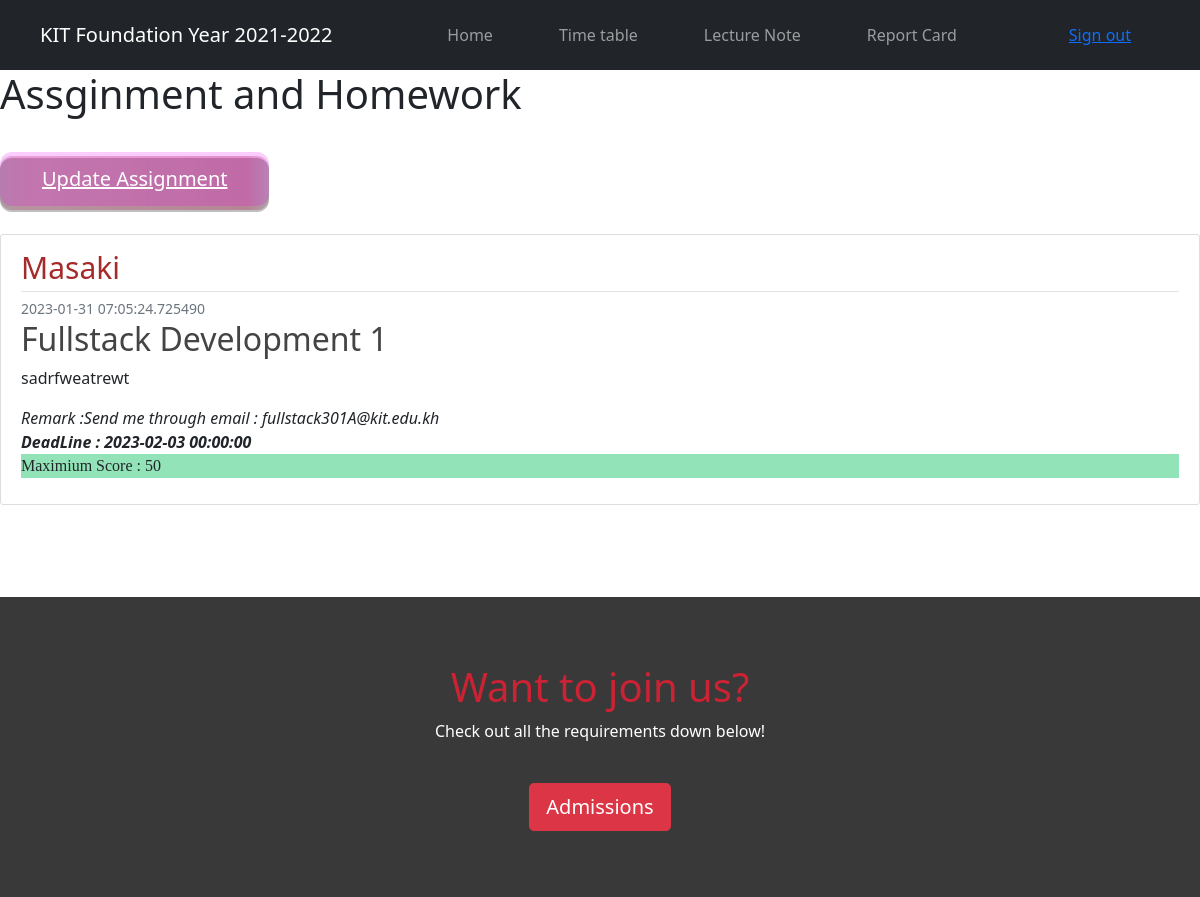
Screenshot of /post/2 with the database file from the repository.
### flaskblog/model.py (models this page shows, shortened)
class User(db.Model,UserMixin):
    id=db.Column(db.Integer,primary_key=True)
    name = db.Column(db.String(20),unique=True,nullable=False)
    email = db.Column(db.String(120),unique=True,nullable=False)
    image_file = db.Column(db.String(20),nullable=False,default='default.jpg')
    password=db.Column(db.String(60),nullable=False)
    posts = db.relationship('Post',backref='author',lazy=True)
    students = db.relationship('Student',backref='author',lazy=True)

class Post(db.Model):
    id=db.Column(db.Integer,primary_key=True)
    course_id=db.Column(db.String(100),nullable=False)
    course_title = db.Column(db.String(100),nullable=False)
    date_posted =db.Column(db.DateTime,nullable=False,default=datetime.datetime.utcnow())
    deadline = db.Column(db.DateTime,nullable=False)
    content = db.Column(db.Text,nullable=False)
    max_score = db.Column(db.Integer,nullable=False)
    remark = db.Column(db.Text,nullable=False)
    user_id = db.Column(db.Integer,db.ForeignKey('user.id'),nullable=False)

### flaskblog/route.py (the view)
@app.route("/post/<int:post_id>")
def post(post_id):
    post = Post.query.get_or_404(post_id)#show error
    return render_template('u_lecture.html',post=post)

### flaskblog/templates/u_lecture.html (shortened to what this page needs)
<!doctype html>
<html lang="en">
<head>
    <link rel="stylesheet"  type="text/css" href="{{ url_for('static', filename='main.css') }}">
    <link href="https://cdn.jsdelivr.net/npm/bootstrap@5.3.0-alpha1/dist/css/bootstrap.min.css" rel="stylesheet"
>
    <link href="https://maxcdn.bootstrapcdn.com/bootstrap/4.0.0-beta.3/css/bootstrap.min.css" rel="stylesheet" />
    <link href="https://cdn.jsdelivr.net/npm/bootstrap@5.0.2/dist/css/bootstrap.min.css" rel="stylesheet"
>
</head>
<body>
    <section>
        <nav class="navbar navbar-expand-lg navbar-dark bg-dark">
            <div class="container-fluid">
                <a class="navbar-brand" href="home">KIT Foundation Year 2021-2022</a>
                <div class="collapse navbar-collapse top_nav" id="navbarSupportedContent">
                    <ul class="navbar-nav mx-auto ">
                        <li class="nav-item">
                            <a href="home" class="nav-link">Home</a>
                        </li>
                        <li class="nav-item "><a href="timetable" class="nav-link">Time table</a>
                        </li>
                        <li class="nav-item "><a href="lecturenote" class="nav-link">Lecture Note</a>
                        </li>
                        <li class="nav-item "><a href="reportcard" class="nav-link">Report Card</a>
                        </li>
                    </ul>
                    <ul class="navbar navbar-nav navbar-right" style="display:flex;">
                        <li>
                            <button class="btn top_login" style="color: white">
                                <a href="signout">Sign out</a>
                            </button>
                        </li>
                    </ul>
                </div>
            </div>
        </nav>
    </section>
    <h1>Assginment and Homework</h1>
<button class="button-82-pushable" role="button">
    <span class="button-82-shadow"></span>
    <span class="button-82-edge"></span>
    <a href="" class="button-82-front text">
      Update Assignment
    </a>
  </button>
  <br><br>
<section class="post">
    <article class="media content-section">
        <div class="media-body">
            <div class="article-metadata">
                {{post.author.name}}
            </div>
            <small class="text-muted">
                {{post.date_posted}}
            </small>
            <h2 class="article-title">{{post.course_title}}</h2>
            <p class="article-content">{{post.content}}</p>
            <i>Remark   :{{post.remark}}</i>
            <br>
            <i><b>DeadLine : {{post.deadline}}</b></i>
            <p class="max-score">Maximium Score : {{post.max_score}}</p>
        </div>
    </article>
</section>
    <br><br><br>
    <div class="enroll">
        <h1 style="color: #CB2234; ">Want to join us?</h1>
        <p>Check out all the requirements down below!</p>
        <div class="pt-4 admission-button">
          <a href="admission" class="btn btn-danger btn-lg" tabindex="-1" role="button" aria-disabled="true">Admissions</a>
        </div>
      </div>
    </body>
    </html>

### flaskblog/static/main.css (style rules this page uses)
body { background: #fafafa; color: #333333; margin-top: 5rem; }
h1, h2, h3, h4, h5, h6 { color: #444444; }
.content-section { background: #ffffff; padding: 10px 20px; border: 1px solid #dddddd; border-radius: 3px; margin-bottom: 20px; }
.article-title { color: #444444; }
.article-content { white-space: pre-line; }
.article-metadata { padding-bottom: 1px; margin-bottom: 4px; border-bottom: 1px solid #e3e3e3 }
.navbar-nav .nav-link { margin-right: 25px; margin-left: 25px; }
.enroll { background-color: #3a3939; color: white; height: 300px; display: flex; justify-content: center; flex-direction: column; text-align: center; }

### flaskblog/templates/u_lecture.html (style rules this page uses)
.button-82-pushable { position: relative; border: none; background: transparent; padding: 0; cursor: pointer; outline-offset: 4px; transition: filter 250ms; user-select: none; -webkit-user-select: none; touch-action: manipulation; margin-top:30px }
.button-82-shadow { position: absolute; top: 0; left: 0; width: 100%; height: 100%; border-radius: 12px; background: hsl(0deg 0% 0% / 0.25); will-change: transform; transform: translateY(2px); transition: transform 600ms cubic-bezier(.3, .7, .4, 1); }
.button-82-edge { position: absolute; top: 0; left: 0; width: 100%; height: 100%; border-radius: 12px; background: linear-gradient( to left, rgba(82, 0, 27, 0.149) 0%, rgba(163, 0, 54, 0.302) 8%, rgba(163, 0, 54, 0.227) 92%, rgba(82, 0, 27, 0.188) 100% ); }
.button-82-front { display: block; position: relative; padding: 12px 27px; border-radius: 12px; font-size: 1.1rem; color: white; background: rgba(232, 0, 240, 0.196); will-change: transform; transform: translateY(-4px); transition: transform 600ms cubic-bezier(.3, .7, .4, 1); }
@media (min-width: 768px) { .button-82-front { font-size: 1.25rem; padding: 12px 42px; } }
.max-score { font-family: 'Times New Roman', Times, serif; background-color: rgb(146, 227, 183); }
.article-metadata { font-size: 30px; color:brown; }

### rows the page displays
User: author.name "Masaki"
Post: date_posted "2023-01-31 07:05:24.725490", course_title "Fullstack Development 1", content "sadrfweatrewt", remark "Send me through email : fullstack301A@kit.edu.kh", deadline "2023-02-03 00:00:00", max_score "50"
